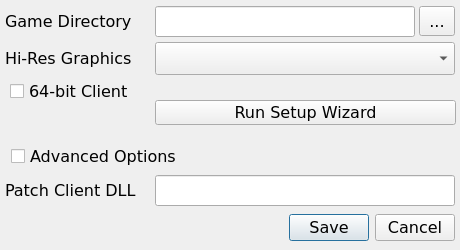
<?xml version="1.0" encoding="UTF-8"?>
<ui version="4.0">
 <class>dlgSettings</class>
 <widget class="QDialog" name="dlgSettings">
  <property name="windowModality">
   <enum>Qt::ApplicationModal</enum>
  </property>
  <property name="geometry">
   <rect>
    <x>0</x>
    <y>0</y>
    <width>460</width>
    <height>250</height>
   </rect>
  </property>
  <property name="font">
   <font>
    <family>Verdana</family>
    <pointsize>12</pointsize>
   </font>
  </property>
  <property name="windowTitle">
   <string>Game Settings</string>
  </property>
  <property name="modal">
   <bool>true</bool>
  </property>
  <widget class="QDialogButtonBox" name="btnBoxOptions">
   <property name="geometry">
    <rect>
     <x>5</x>
     <y>212</y>
     <width>450</width>
     <height>32</height>
    </rect>
   </property>
   <property name="orientation">
    <enum>Qt::Horizontal</enum>
   </property>
   <property name="standardButtons">
    <set>QDialogButtonBox::Cancel|QDialogButtonBox::Save</set>
   </property>
  </widget>
  <widget class="QLineEdit" name="txtGameDir">
   <property name="geometry">
    <rect>
     <x>155</x>
     <y>6</y>
     <width>260</width>
     <height>31</height>
    </rect>
   </property>
  </widget>
  <widget class="QToolButton" name="btnGameDir">
   <property name="geometry">
    <rect>
     <x>419</x>
     <y>6</y>
     <width>36</width>
     <height>30</height>
    </rect>
   </property>
   <property name="text">
    <string>...</string>
   </property>
  </widget>
  <widget class="QLabel" name="lblGameDir">
   <property name="geometry">
    <rect>
     <x>5</x>
     <y>10</y>
     <width>150</width>
     <height>23</height>
    </rect>
   </property>
   <property name="text">
    <string>Game Directory</string>
   </property>
  </widget>
  <widget class="QLabel" name="lblGraphics">
   <property name="geometry">
    <rect>
     <x>5</x>
     <y>47</y>
     <width>150</width>
     <height>23</height>
    </rect>
   </property>
   <property name="text">
    <string>Hi-Res Graphics</string>
   </property>
  </widget>
  <widget class="QComboBox" name="cboGraphics">
   <property name="geometry">
    <rect>
     <x>155</x>
     <y>42</y>
     <width>300</width>
     <height>33</height>
    </rect>
   </property>
  </widget>
  <widget class="QCheckBox" name="chkAdvanced">
   <property name="geometry">
    <rect>
     <x>11</x>
     <y>142</y>
     <width>280</width>
     <height>28</height>
    </rect>
   </property>
   <property name="text">
    <string>Advanced Options</string>
   </property>
   <property name="checked">
    <bool>false</bool>
   </property>
  </widget>
  <widget class="QLineEdit" name="txtPatchClient">
   <property name="geometry">
    <rect>
     <x>155</x>
     <y>175</y>
     <width>300</width>
     <height>31</height>
    </rect>
   </property>
  </widget>
  <widget class="QLabel" name="lblPatchClient">
   <property name="geometry">
    <rect>
     <x>5</x>
     <y>179</y>
     <width>150</width>
     <height>23</height>
    </rect>
   </property>
   <property name="text">
    <string>Patch Client DLL</string>
   </property>
  </widget>
  <widget class="QCheckBox" name="chkx86">
   <property name="geometry">
    <rect>
     <x>10</x>
     <y>80</y>
     <width>121</width>
     <height>23</height>
    </rect>
   </property>
   <property name="text">
    <string>64-bit Client</string>
   </property>
  </widget>
  <widget class="QPushButton" name="btnSetupWizard">
   <property name="geometry">
    <rect>
     <x>155</x>
     <y>100</y>
     <width>301</width>
     <height>25</height>
    </rect>
   </property>
   <property name="text">
    <string>Run Setup Wizard</string>
   </property>
  </widget>
 </widget>
 <resources/>
 <connections>
  <connection>
   <sender>btnBoxOptions</sender>
   <signal>accepted()</signal>
   <receiver>dlgSettings</receiver>
   <slot>accept()</slot>
   <hints>
    <hint type="sourcelabel">
     <x>248</x>
     <y>254</y>
    </hint>
    <hint type="destinationlabel">
     <x>157</x>
     <y>274</y>
    </hint>
   </hints>
  </connection>
  <connection>
   <sender>btnBoxOptions</sender>
   <signal>rejected()</signal>
   <receiver>dlgSettings</receiver>
   <slot>reject()</slot>
   <hints>
    <hint type="sourcelabel">
     <x>316</x>
     <y>260</y>
    </hint>
    <hint type="destinationlabel">
     <x>286</x>
     <y>274</y>
    </hint>
   </hints>
  </connection>
 </connections>
</ui>
